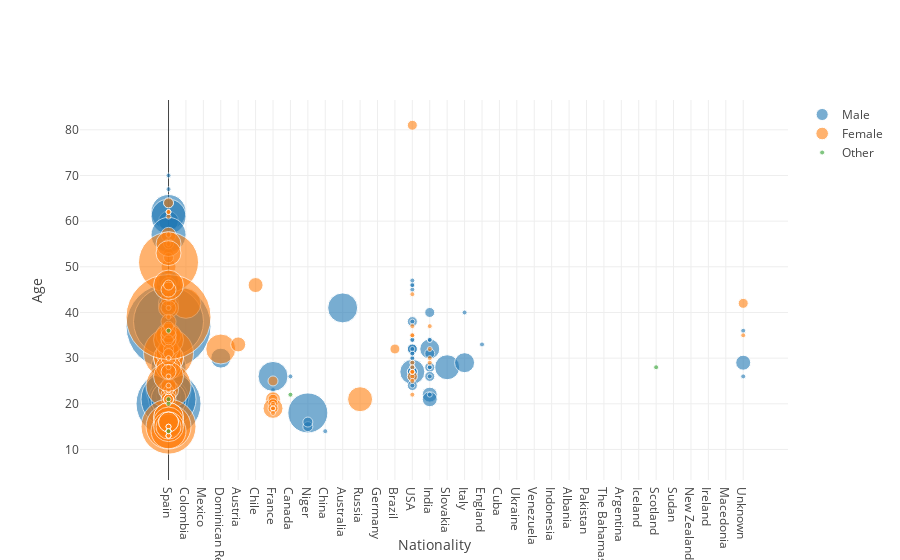

Notebook cell for this chart:
### Markdown cell above
## Distribution of age based on nationality and gender

### Code cell
fig8 = {
    'data': [
        {
            'x': data_complete_en[data_complete_en['Gender'] == gender]['Nationality'],
            'y': data_complete_en[data_complete_en['Gender'] == gender]['Age'],
            'name': gender, 
            'mode': 'markers',
            'marker': dict(
                opacity=np.full(
                    (len(data_complete_en.index), 1), 0.6),
                size=(data_complete_en[(data_complete_en['Gender'] == gender)].groupby(
                    ['Nationality'])['Age'].value_counts() * 5)

            ),
            'name': names_gender[gender]
        } for gender in data_complete_en['Gender'].unique()
    ],
    'layout': {
        'xaxis': {
            'title': 'Nationality',
            'ticktext': labels_nationality,
            'tickvals': tickvals_nationality
        },
        'yaxis': {'title': "Age"}

    }
}

iplot(fig8)
plt.show()

### Figure 1 — Plotly figure (JSON) as saved in the notebook; plotly's stock layout.template omitted (floating-point values rounded to 4 significant figures; data arrays with more than 128 entries replaced by an {"elided": "..."} marker saying what was removed)
{"data": [{"marker": {"opacity": {"elided": "767x1 float values"}, "size": {"elided": "148 int values"}}, "mode": "markers", "name": "Male", "type": "scatter", "uid": "db8953dd-3c95-4b3a-a414-e3d8efa8b931", "x": {"elided": "358 int values"}, "y": {"elided": "358 int values"}}, {"marker": {"opacity": {"elided": "767x1 float values"}, "size": {"elided": "160 int values"}}, "mode": "markers", "name": "Female", "type": "scatter", "uid": "021207a6-1f24-4c84-b6b0-7a4caf95d4c8", "x": {"elided": "403 int values"}, "y": {"elided": "403 int values"}}, {"marker": {"opacity": {"elided": "767x1 float values"}, "size": [5, 5, 5, 5, 5, 5]}, "mode": "markers", "name": "Other", "type": "scatter", "uid": "63ae2a7d-8e8a-40fe-8ef7-0aa667be9694", "x": [0, 0, 0, 7, 0, 28], "y": [20, 36, 14, 22, 21, 28]}], "layout": {"xaxis": {"ticktext": ["Spain", "Colombia", "Mexico", "Dominican Rep.", "Austria", "Chile", "France", "Canada", "Niger", "China", "Australia", "Russia", "Germany", "Brazil", "USA", "India", "Slovakia", "Italy", "England", "Cuba", "Ukraine", "Venezuela", "Indonesia", "Albania", "Pakistan", "The Bahamas", "Argentina", "Iceland", "Scotland", "Sudan", "New Zealand", "Ireland", "Macedonia", "Unknown"], "tickvals": [0, 1, 2, 3, 4, 5, 6, 7, 8, 9, 10, 11, 12, 13, 14, 15, 16, 17, 18, 19, 20, 21, 22, 23, 24, 25, 26, 27, 28, 29, 30, 31, 32, 33], "title": {"text": "Nationality"}}, "yaxis": {"title": {"text": "Age"}}}}
